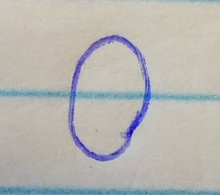
%> input picture images/IMG_20141128_143836b.jpg, 220 x 195 px, shrunk from 464 x 412 before the run
$ octave --eval "result = image_histograms;"   (GNU Octave 9; MATLAB toolbox functions it lacks are replaced by stand-ins)
%> lines starting %> are read from the running program, lines starting %| are printed output that depends on the picture; in (x1, y1, x2, y2) boxes, pixels count from 0 and x2, y2 are one past the last pixel; in counts of white or black regions, pixels touching at a corner belong together; the program's own positions count from 1
%> in image_histograms, I is the input picture: size 195x220x3 uint8; mean R, G, B 182.4, 181.4, 177.4
### hog_feature_vector.m
function [feature] = hog_feature_vector(im)

% The given code finds the HOG feature vector for any given image. HOG
% feature vector/descriptor can then be used for detection of any
% particular object. The Matlab code provides the exact implementation of
% the formation of HOG feature vector as detailed in the paper "Pedestrian
% detection using HOG" by Dalal and Triggs

% INPUT => im (input image)
% OUTPUT => HOG feature vector for that particular image

% Example: Running the code
% >>> im = imread('cameraman.tif');
% >>> hog = hog_feature_vector (im);


% Convert RGB iamge to grayscale
if size(im,3)==3
    im=rgb2gray(im);
end
im=double(im);

rows=size(im,1);
%> rows = 195
cols=size(im,2);
%> cols = 220
Ix=im; %Basic Matrix assignment
Iy=im; %Basic Matrix assignment

% Gradients in X and Y direction. Iy is the gradient in X direction and Iy
% is the gradient in Y direction
for i=1:rows-2
    Iy(i,:)=(im(i,:)-im(i+2,:));
end
for i=1:cols-2
    Ix(:,i)=(im(:,i)-im(:,i+2));
end

gauss=fspecial('gaussian',8); %% Initialized a gaussian filter with sigma=0.5 * block width.

angle=atand(Ix./Iy); % Matrix containing the angles of each edge gradient
angle=imadd(angle,90); %Angles in range (0,180)
magnitude=sqrt(Ix.^2 + Iy.^2);

% figure,imshow(uint8(angle));
% figure,imshow(uint8(magnitude));

% Remove redundant pixels in an image.
angle(isnan(angle))=0;
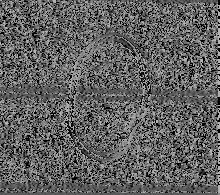
%> angle: size 195x220 double; min 0, max 180, mean 96.4
magnitude(isnan(magnitude))=0;

feature=[]; %initialized the feature vector

% Iterations for Blocks
for i = 0: rows/8 - 2
    for j= 0: cols/8 -2
        %disp([i,j])

        mag_patch = magnitude(8*i+1 : 8*i+16 , 8*j+1 : 8*j+16);
        %mag_patch = imfilter(mag_patch,gauss);
        ang_patch = angle(8*i+1 : 8*i+16 , 8*j+1 : 8*j+16);

        block_feature=[];

        %Iterations for cells in a block
        for x= 0:1
            for y= 0:1
                angleA =ang_patch(8*x+1:8*x+8, 8*y+1:8*y+8);
                magA   =mag_patch(8*x+1:8*x+8, 8*y+1:8*y+8);
                histr  =zeros(1,9);

                %Iterations for pixels in one cell
                for p=1:8
                    for q=1:8
%
                        alpha= angleA(p,q);

                        % Binning Process (Bi-Linear Interpolation)
                        if alpha>10 && alpha<=30
                            histr(1)=histr(1)+ magA(p,q)*(30-alpha)/20;
                            histr(2)=histr(2)+ magA(p,q)*(alpha-10)/20;
                        elseif alpha>30 && alpha<=50
                            histr(2)=histr(2)+ magA(p,q)*(50-alpha)/20;
                            histr(3)=histr(3)+ magA(p,q)*(alpha-30)/20;
                        elseif alpha>50 && alpha<=70
                            histr(3)=histr(3)+ magA(p,q)*(70-alpha)/20;
                            histr(4)=histr(4)+ magA(p,q)*(alpha-50)/20;
                        elseif alpha>70 && alpha<=90
                            histr(4)=histr(4)+ magA(p,q)*(90-alpha)/20;
                            histr(5)=histr(5)+ magA(p,q)*(alpha-70)/20;
                        elseif alpha>90 && alpha<=110
                            histr(5)=histr(5)+ magA(p,q)*(110-alpha)/20;
                            histr(6)=histr(6)+ magA(p,q)*(alpha-90)/20;
                        elseif alpha>110 && alpha<=130
                            histr(6)=histr(6)+ magA(p,q)*(130-alpha)/20;
                            histr(7)=histr(7)+ magA(p,q)*(alpha-110)/20;
                        elseif alpha>130 && alpha<=150
                            histr(7)=histr(7)+ magA(p,q)*(150-alpha)/20;
                            histr(8)=histr(8)+ magA(p,q)*(alpha-130)/20;
                        elseif alpha>150 && alpha<=170
                            histr(8)=histr(8)+ magA(p,q)*(170-alpha)/20;
                            histr(9)=histr(9)+ magA(p,q)*(alpha-150)/20;
                        elseif alpha>=0 && alpha<=10
                            histr(1)=histr(1)+ magA(p,q)*(alpha+10)/20;
                            histr(9)=histr(9)+ magA(p,q)*(10-alpha)/20;
                        elseif alpha>170 && alpha<=180
                            histr(9)=histr(9)+ magA(p,q)*(190-alpha)/20;
                            histr(1)=histr(1)+ magA(p,q)*(alpha-170)/20;
                        end


                    end
                end
                block_feature=[block_feature histr]; % Concatenation of Four histograms to form one block feature

            end
        end
        % Normalize the values in the block using L1-Norm
        block_feature=block_feature/sqrt(norm(block_feature)^2+.01);

        feature=[feature block_feature]; %Features concatenation
    end
end
%> after the loop, histr = [3.79 17.14 20.34 90.9 472.4 106.9 16.35 9.42 0.5]

feature(isnan(feature))=0; %Removing Infinitiy values

% Normalization of the feature vector using L2-Norm
feature=feature/sqrt(norm(feature)^2+.001);
for z=1:length(feature)
    if feature(z)>0.2
         feature(z)=0.2;
    end
end
feature=feature/sqrt(norm(feature)^2+.001);

% toc;

### image_histograms.m
function [features_canny] = image_histograms ( )
%UNTITLED2 Summary of this function goes here
%   Detailed explanation goes here
    I = imread('/home/soeholm/MLCV/UWO-MLCV/images/IMG_20141128_143836b.jpg', 'jpeg');
    I = rgb2gray(I);
    imshow(I);

    features_normal = hog_feature_vector(I);
    figure;
    plot(features_normal);
%> figure, not shown here; curve peaks at x = 18331, y = 0.037

    I_c = edge(I,'canny',0.4);
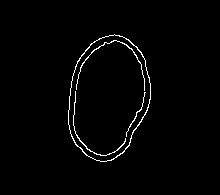
%> I_c: size 195x220 logical; 1.7% white in thin lines or dots, all inside (x1, y1, x2, y2) = (68, 34, 151, 162)
    figure;
    imshow(I_c);

    features_canny = hog_feature_vector(I_c);
%> after the loop in hog_feature_vector (call 2), `for i=1:rows-2`:
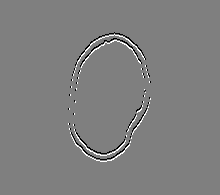
%> Iy: size 195x220 double; min -1, max 1, mean 0; drawn with min black and max white
%> after the loop in hog_feature_vector (call 2), `for i=1:cols-2`:
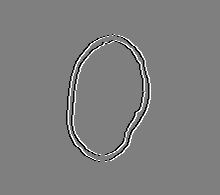
%> Ix: size 195x220 double; min -1, max 1, mean 0; mean of the top-left, top-right, bottom-left and bottom-right quarters -0.000469, 0.000469, -0.000464, 0.000464; drawn with min black and max white
%> after the loop in hog_feature_vector (call 2), `for i = 0: rows/8 - 2`: histr = [0 0 0 0 0 0 0 0 0]
    figure;
    hist(features_canny);
%> figure, not shown here; tallest bar 20477 high, from x = 3.47e-18 to 0.00856

% [22 lines of commented-out code are left out]


    I_c_1 = I_c(1:end/2,1:end/2);
%> I_c_1: size 97x110 logical; 1.5% white in thin lines or dots, all inside (x1, y1, x2, y2) = (69, 35, 110, 97)
    figure;
    imshow(I_c_1);

    features1 = hog_feature_vector(I_c_1);
%> after the loop in hog_feature_vector (call 3), `for i=1:rows-2`:
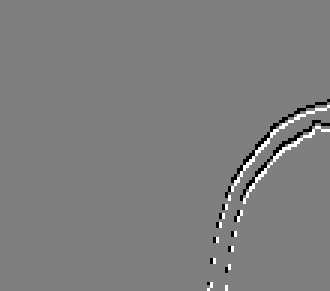
%> Iy: size 97x110 double (shown 3 times larger); min -1, max 1, mean 0; drawn with min black and max white
%> after the loop in hog_feature_vector (call 3), `for i=1:cols-2`:
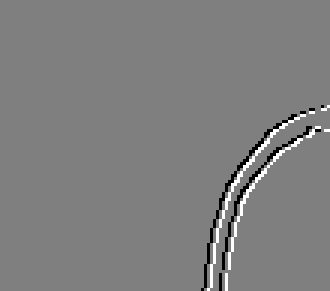
%> Ix: size 97x110 double (shown 3 times larger); min -1, max 1, mean 0; mean of the top-left, top-right, bottom-left and bottom-right quarters 0, 0, 0, 0; drawn with min black and max white
%> after the loop in hog_feature_vector (call 3), `for i = 0: rows/8 - 2`: feature = 4752 values, max 0.999 at index 1688, min 0 at index 1, mean 0.0138
%> in hog_feature_vector (call 3), `feature=feature/sqrt(norm(feature)^2+.001);`: feature = 4752 values, max 0.192 at index 1688, min 0 at index 1, mean 0.00265
%> features1 has the same summary as feature in hog_feature_vector
%> `result = image_histograms;`:
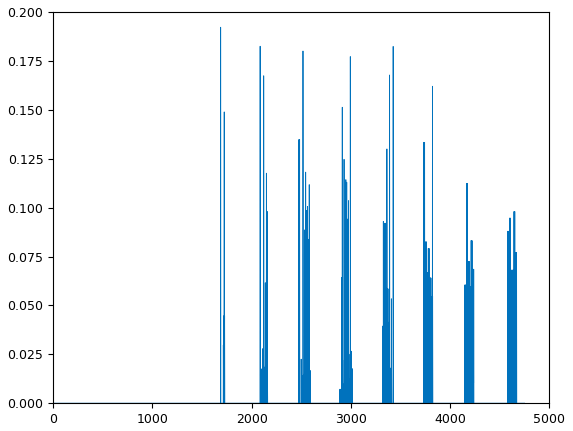
%> figure redrawn from the program's plot data; curve peaks at x = 1688, y = 0.192
    figure;
    plot(features1);

    % [36 lines of commented-out code are left out]
